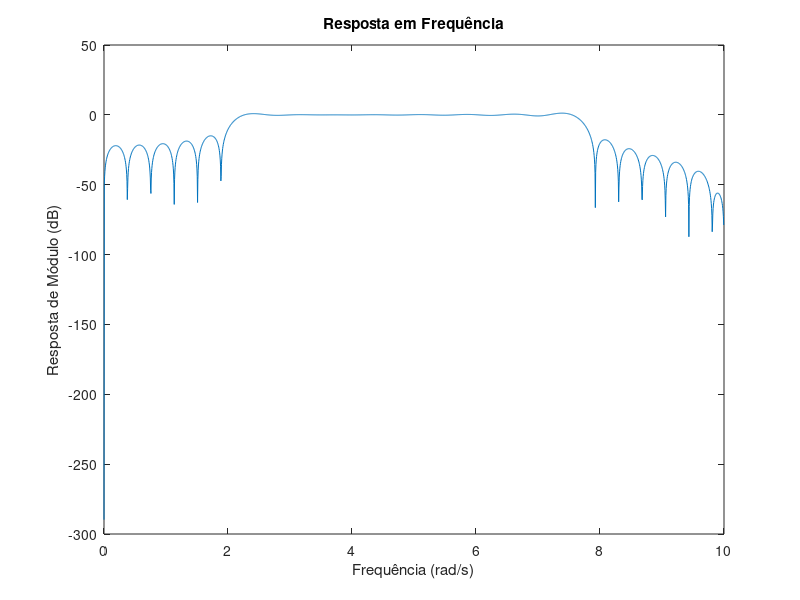
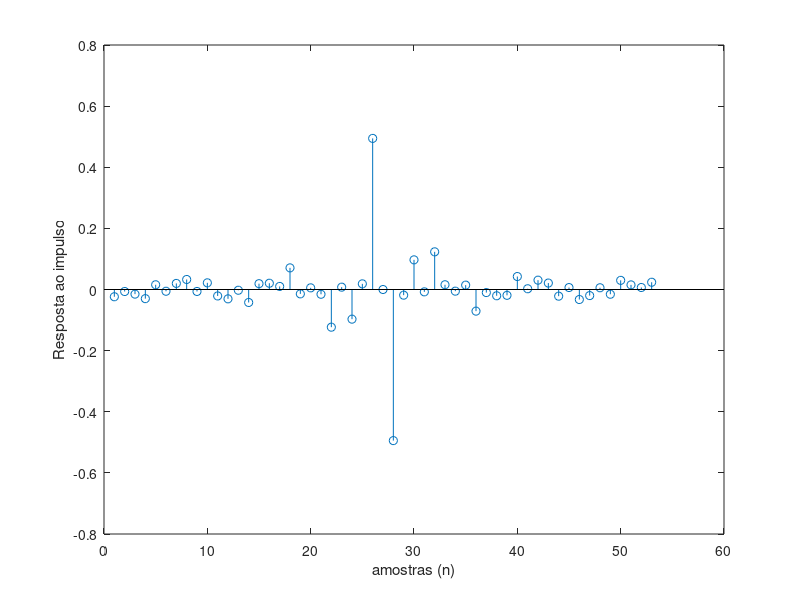

MATLAB code to generate these figures, in order:
% 5. Projete um filtro passa-faixa tipo III usando o método da amostragem em frequência que satisfaça a
% especificação a seguir:
% M = 52
% Ωr1 = 2 rad/s
% Ωp1 = 3 rad/s
% Ωp2 = 7 rad/s
% Ωr2 = 8 rad/s
% Ωs = 20,0 rad/s
% - Agora aumente o número de amostras, mantendo sua paridade. Compare com os resultados da
% questão 3.

clear all
M = 52;
N = M+1;
Omega_r1 = 2;
Omega_p1 = 3;
Omega_p2 = 7;
Omega_r2 = 8;
Omega_s = 20;
kp1 = floor(N*Omega_p1/Omega_s);
kr1 = floor(N*Omega_r1/Omega_s);
kp2 = floor(N*Omega_p2/Omega_s);
kr2 = floor(N*Omega_r2/Omega_s);
if (kp1-kr1)>1
kp1=kr1+1;
end
if (kr2-kp2)>1
kp2=kr2-1;
end
A= [zeros(1,kr1+1) ones(1,kp2-kp1+1) zeros(1,M/2-kr2+1)];
k = 1:M/2;
for n=0:M,
h(n+1) = 2*sum((-1).^(k+1).*A(k+1).*sin(pi.*k*(1+2*n)/N));
end;
h = h./N;
% freqz(h,1,2048)
figure
[H,w]=freqz(h,1,2048,Omega_s);
plot(w,20*log10(abs(H)))
%axis([0 5 -50 10])
ylabel('Resposta de Módulo (dB)');
xlabel('Frequência (rad/s)');
title('Resposta em Frequência');

figure(2)
stem(h)
ylabel('Resposta ao impulso');
xlabel('amostras (n)');